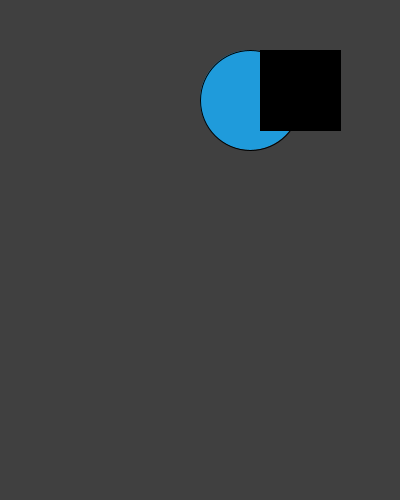
Frame 1 (no input)
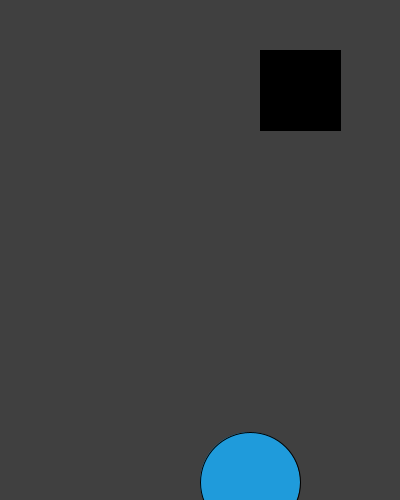
Frame 60 (the mouse pressed at the canvas centre just before this capture)
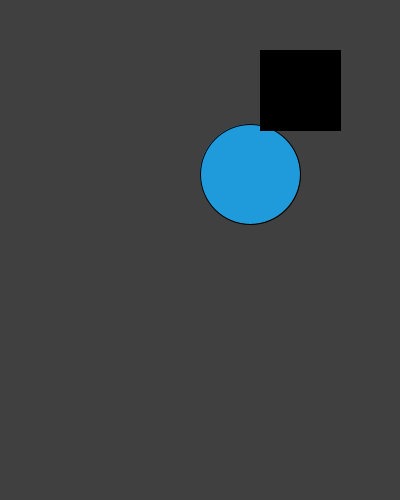
Frame 120 (the mouse held since frame 60 and released just before this capture)

The Processing sketch that drew these frames (run headless with seeded random() and noise(); from frame 60 on, the mouse is pressed at the canvas centre):

// Processing sketch: processing_58070
// ── processing_58070.pde

//Problem Set 3
//Question 1
//Natalie DeCoste 

float speed = 2;
float gravity = 0.1;

Ball a;
Button b;

//--------------------------------------------------------
void setup() {
  
  size(400, 500);
  smooth(); 
    a = new Ball (250,100,100,50);
    b = new Button (260,50,80,80,0);
}

//--------------------------------------------------------
void draw() {
  background(64); 
    a.display();
     b.display(); 
    if (b.animate()==false) {
      a.drop();
    }
 
  }
void mousePressed() {
  b.click();
}
class Ball {
  float x;
  float y;
  float dia;
  float c;
  

Ball(float x,float y,float dia,color c) {
    
  this.x = x;
  this.y = y;
  this.dia = dia;
  this.c = c; 
  
}

void display() {
  fill (31,155,219);
  ellipse(x, y, dia, dia);
    
}

void drop() { 
    y = y + (int)speed;
    speed = speed + gravity;
    if (y >= height) {
    speed =-0.9 * speed;
}

    speed = speed + gravity;  
    }

}
class Button {
  int btnx;
  int btny;
  int btnw;
  int btnh;
  color c;
  boolean animate;
  boolean pressed;
  
  Button(int btnx, int btny, int btnw, int btnh, color c) {
    this.btnx = btnx;
    this.btny = btny;
    this.btnw = btnw;
    this.btnh = btnh;
    this.c = c;
  
  }
void display() {
  fill (c);
  rect(btnx, btny, btnw, btnh);
}
//--------------------------------------------------------
void click() {
  if ( mouseX > b.btnx && mouseX < b.btnx+btnw && mouseY > b.btny && mouseY < b.btny+btnh) {
    animate = !animate;    
}
  if (animate == true) {
    pressed = true;
  }
  else { 
    pressed = false;
  }
}
boolean animate () {
  if (pressed==true){
    return true;
}
else { 
  return false;
} 
}
}
